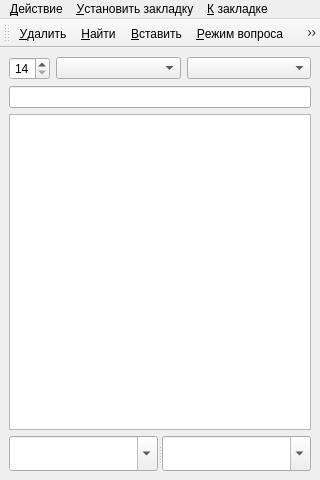
<?xml version="1.0" encoding="UTF-8"?>
<ui version="4.0">
 <class>QPrabhupadaDictionaryWindow</class>
 <widget class="QMainWindow" name="QPrabhupadaDictionaryWindow">
  <property name="geometry">
   <rect>
    <x>0</x>
    <y>0</y>
    <width>320</width>
    <height>480</height>
   </rect>
  </property>
  <property name="minimumSize">
   <size>
    <width>320</width>
    <height>480</height>
   </size>
  </property>
  <property name="windowTitle">
   <string>Словарь Шрилы Прабхупады</string>
  </property>
  <property name="windowIcon">
   <iconset resource="PrabhupadaDictionary.qrc">
    <normaloff>:/Icon/resources/PrabhupadaDictionary.ico</normaloff>:/Icon/resources/PrabhupadaDictionary.ico</iconset>
  </property>
  <property name="whatsThis">
   <string>&lt;!DOCTYPE HTML PUBLIC &quot;-//W3C//DTD HTML 4.0//EN&quot; &quot;http://www.w3.org/TR/REC-html40/strict.dtd&quot;&gt;
&lt;html&gt;&lt;head&gt;&lt;meta name=&quot;qrichtext&quot; content=&quot;1&quot; /&gt;&lt;style type=&quot;text/css&quot;&gt;
p, li { white-space: pre-wrap; }
&lt;/style&gt;&lt;/head&gt;&lt;body style=&quot; font-family:'MS Shell Dlg 2'; font-size:8pt; font-weight:400; font-style:normal;&quot;&gt;
&lt;p style=&quot; margin-top:0px; margin-bottom:0px; margin-left:0px; margin-right:0px; -qt-block-indent:0; text-indent:0px;&quot;&gt;Словарь Его Божественной Милости основателя-ачарьи Международного Общества сознания Кришны Шри Шримад Абхая Чаранаравидны Бхактиведанты Свами Прабхупады!&lt;br /&gt;Познакомиться с его книгами можно на сайте &lt;a href=&quot;https://vedabase.io&quot;&gt;&lt;span style=&quot; text-decoration: underline; color:#0000ff;&quot;&gt;https://vedabase.io!&lt;/span&gt;&lt;/a&gt;&lt;/p&gt;&lt;/body&gt;&lt;/html&gt;</string>
  </property>
  <widget class="QWidget" name="centralwidget">
   <layout class="QVBoxLayout" name="vlPrabhuadaMain">
    <item>
     <layout class="QHBoxLayout" name="horizontalLayoutLanguage" stretch="1,3,3">
      <item>
       <widget class="QSpinBox" name="sbFontSize">
        <property name="focusPolicy">
         <enum>Qt::WheelFocus</enum>
        </property>
        <property name="toolTip">
         <string>Размер шрифта</string>
        </property>
        <property name="alignment">
         <set>Qt::AlignCenter</set>
        </property>
        <property name="minimum">
         <number>14</number>
        </property>
        <property name="maximum">
         <number>24</number>
        </property>
        <property name="value">
         <number>14</number>
        </property>
       </widget>
      </item>
      <item>
       <widget class="QComboBox" name="ComboBoxLanguage">
        <property name="focusPolicy">
         <enum>Qt::WheelFocus</enum>
        </property>
        <property name="toolTip">
         <string>Язык словаря</string>
        </property>
       </widget>
      </item>
      <item>
       <widget class="QComboBox" name="ComboBoxLanguageUI">
        <property name="focusPolicy">
         <enum>Qt::WheelFocus</enum>
        </property>
        <property name="toolTip">
         <string>&lt;html&gt;&lt;head/&gt;&lt;body&gt;&lt;p&gt;Язык программы словаря&lt;br/&gt;Шрилы Прабхупады&lt;/p&gt;&lt;/body&gt;&lt;/html&gt;</string>
        </property>
       </widget>
      </item>
     </layout>
    </item>
    <item>
     <layout class="QHBoxLayout" name="horizontalLayoutRow">
      <item>
       <widget class="QLineEdit" name="lineEditRowIndicator">
        <property name="focusPolicy">
         <enum>Qt::NoFocus</enum>
        </property>
        <property name="toolTip">
         <string>Текущая строка / всего строк</string>
        </property>
        <property name="whatsThis">
         <string>&lt;html&gt;&lt;head/&gt;&lt;body&gt;&lt;p&gt;Индикатор, который показывает номер текущей строки, а также общее количество строк в таблице!&lt;/p&gt;&lt;/body&gt;&lt;/html&gt;</string>
        </property>
        <property name="alignment">
         <set>Qt::AlignRight|Qt::AlignTrailing|Qt::AlignVCenter</set>
        </property>
        <property name="readOnly">
         <bool>true</bool>
        </property>
       </widget>
      </item>
     </layout>
    </item>
    <item>
     <layout class="QVBoxLayout" name="vlDictionary">
      <item>
       <widget class="QTableView" name="tbvPrabhupadaDictionary">
        <property name="font">
         <font>
          <family>Gaura Times</family>
          <pointsize>14</pointsize>
         </font>
        </property>
        <property name="tabKeyNavigation">
         <bool>false</bool>
        </property>
        <property name="sortingEnabled">
         <bool>true</bool>
        </property>
        <attribute name="horizontalHeaderCascadingSectionResizes">
         <bool>false</bool>
        </attribute>
        <attribute name="horizontalHeaderStretchLastSection">
         <bool>false</bool>
        </attribute>
       </widget>
      </item>
      <item>
       <widget class="QSplitter" name="splSanskritTranslate">
        <property name="orientation">
         <enum>Qt::Horizontal</enum>
        </property>
        <property name="childrenCollapsible">
         <bool>false</bool>
        </property>
        <widget class="QComboBox" name="ComboBoxSanskrit">
         <property name="font">
          <font>
           <family>Gaura Times</family>
           <pointsize>14</pointsize>
          </font>
         </property>
         <property name="toolTip">
          <string>&lt;html&gt;&lt;head/&gt;&lt;body&gt;&lt;p&gt;Поиск по санскриту!&lt;/p&gt;&lt;/body&gt;&lt;/html&gt;</string>
         </property>
         <property name="whatsThis">
          <string>&lt;html&gt;&lt;head/&gt;&lt;body&gt;&lt;p&gt;Поиск по санскриту!&lt;/p&gt;&lt;p&gt;Можно использовать регулярные выражения!&lt;/p&gt;&lt;/body&gt;&lt;/html&gt;</string>
         </property>
         <property name="editable">
          <bool>true</bool>
         </property>
        </widget>
        <widget class="QComboBox" name="ComboBoxTranslate">
         <property name="font">
          <font>
           <family>Gaura Times</family>
           <pointsize>14</pointsize>
          </font>
         </property>
         <property name="toolTip">
          <string>&lt;html&gt;&lt;head/&gt;&lt;body&gt;&lt;p&gt;Поиск по переводу!&lt;/p&gt;&lt;/body&gt;&lt;/html&gt;</string>
         </property>
         <property name="whatsThis">
          <string>&lt;html&gt;&lt;head/&gt;&lt;body&gt;&lt;p&gt;Поиск по переводу!&lt;/p&gt;&lt;p&gt;Можно использовать регулярные выражения!&lt;/p&gt;&lt;/body&gt;&lt;/html&gt;</string>
         </property>
         <property name="editable">
          <bool>true</bool>
         </property>
        </widget>
       </widget>
      </item>
     </layout>
    </item>
   </layout>
  </widget>
  <widget class="QMenuBar" name="mbPrabupadaDictionary">
   <property name="geometry">
    <rect>
     <x>0</x>
     <y>0</y>
     <width>320</width>
     <height>22</height>
    </rect>
   </property>
   <property name="sizePolicy">
    <sizepolicy hsizetype="MinimumExpanding" vsizetype="MinimumExpanding">
     <horstretch>0</horstretch>
     <verstretch>0</verstretch>
    </sizepolicy>
   </property>
   <widget class="QMenu" name="menuAction">
    <property name="title">
     <string>&amp;Действие</string>
    </property>
    <addaction name="actionFind"/>
    <addaction name="actionCaseSensitive"/>
    <addaction name="actionDelete"/>
    <addaction name="actionInsert"/>
    <addaction name="actionRemove_Duplicates"/>
    <addaction name="actionWhats_This_mode"/>
    <addaction name="actionGoToRow"/>
    <addaction name="actionAbout"/>
    <addaction name="ActionSaveAllLetterToFile"/>
    <addaction name="actionRegularExpression"/>
    <addaction name="actionAutoPercentBegin"/>
    <addaction name="actionAutoPercentEnd"/>
   </widget>
   <widget class="QMenu" name="menuSet_Bookmark">
    <property name="title">
     <string>&amp;Установить закладку</string>
    </property>
    <addaction name="actionSet_Bookmark_0"/>
    <addaction name="actionSet_Bookmark_1"/>
    <addaction name="actionSet_Bookmark_2"/>
    <addaction name="actionSet_Bookmark_3"/>
    <addaction name="actionSet_Bookmark_4"/>
    <addaction name="actionSet_Bookmark_5"/>
    <addaction name="actionSet_Bookmark_6"/>
    <addaction name="actionSet_Bookmark_7"/>
    <addaction name="actionSet_Bookmark_8"/>
    <addaction name="actionSet_Bookmark_9"/>
    <addaction name="actionDeleteAllBookmarks"/>
   </widget>
   <widget class="QMenu" name="menuGo_Bookmarks">
    <property name="title">
     <string>&amp;К закладке</string>
    </property>
    <addaction name="actionGo_to_bookmark_0"/>
    <addaction name="actionGo_to_bookmark_1"/>
    <addaction name="actionGo_to_bookmark_2"/>
    <addaction name="actionGo_to_bookmark_3"/>
    <addaction name="actionGo_to_bookmark_4"/>
    <addaction name="actionGo_to_bookmark_5"/>
    <addaction name="actionGo_to_bookmark_6"/>
    <addaction name="actionGo_to_bookmark_7"/>
    <addaction name="actionGo_to_bookmark_8"/>
    <addaction name="actionGo_to_bookmark_9"/>
   </widget>
   <addaction name="menuAction"/>
   <addaction name="menuSet_Bookmark"/>
   <addaction name="menuGo_Bookmarks"/>
  </widget>
  <widget class="QToolBar" name="tbPrabhupada">
   <property name="windowTitle">
    <string>toolBar</string>
   </property>
   <property name="orientation">
    <enum>Qt::Horizontal</enum>
   </property>
   <property name="toolButtonStyle">
    <enum>Qt::ToolButtonFollowStyle</enum>
   </property>
   <property name="floatable">
    <bool>true</bool>
   </property>
   <attribute name="toolBarArea">
    <enum>TopToolBarArea</enum>
   </attribute>
   <attribute name="toolBarBreak">
    <bool>false</bool>
   </attribute>
   <addaction name="actionDelete"/>
   <addaction name="actionFind"/>
   <addaction name="actionInsert"/>
   <addaction name="actionWhats_This_mode"/>
   <addaction name="actionCaseSensitive"/>
   <addaction name="actionRemove_Duplicates"/>
   <addaction name="actionGoToRow"/>
   <addaction name="actionAbout"/>
   <addaction name="actionRegularExpression"/>
   <addaction name="actionAutoPercentBegin"/>
   <addaction name="actionAutoPercentEnd"/>
   <addaction name="actionDeleteAllBookmarks"/>
  </widget>
  <action name="actionFind">
   <property name="icon">
    <iconset resource="PrabhupadaDictionary.qrc">
     <normaloff>:/ToolButton/resources/Find.png</normaloff>:/ToolButton/resources/Find.png</iconset>
   </property>
   <property name="text">
    <string>&amp;Найти</string>
   </property>
   <property name="iconText">
    <string>&amp;Найти</string>
   </property>
   <property name="shortcut">
    <string>Return</string>
   </property>
   <property name="iconVisibleInMenu">
    <bool>true</bool>
   </property>
  </action>
  <action name="actionCaseSensitive">
   <property name="checkable">
    <bool>true</bool>
   </property>
   <property name="icon">
    <iconset resource="PrabhupadaDictionary.qrc">
     <normaloff>:/ToolButton/resources/CaseSensitive.png</normaloff>:/ToolButton/resources/CaseSensitive.png</iconset>
   </property>
   <property name="text">
    <string>&amp;Различать регистр</string>
   </property>
   <property name="iconText">
    <string>&amp;Различать регистр</string>
   </property>
  </action>
  <action name="actionDelete">
   <property name="icon">
    <iconset resource="PrabhupadaDictionary.qrc">
     <normaloff>:/ToolButton/resources/Delete.png</normaloff>:/ToolButton/resources/Delete.png</iconset>
   </property>
   <property name="text">
    <string>&amp;Удалить</string>
   </property>
   <property name="iconText">
    <string>&amp;Удалить</string>
   </property>
   <property name="shortcut">
    <string>Ctrl+Del</string>
   </property>
  </action>
  <action name="actionInsert">
   <property name="icon">
    <iconset resource="PrabhupadaDictionary.qrc">
     <normaloff>:/ToolButton/resources/Insert.png</normaloff>:/ToolButton/resources/Insert.png</iconset>
   </property>
   <property name="text">
    <string>&amp;Вставить</string>
   </property>
   <property name="iconText">
    <string>&amp;Вставить</string>
   </property>
   <property name="shortcut">
    <string>Ctrl+Ins</string>
   </property>
  </action>
  <action name="actionRemove_Duplicates">
   <property name="icon">
    <iconset resource="PrabhupadaDictionary.qrc">
     <normaloff>:/ToolButton/resources/RemoveDuplicates.png</normaloff>:/ToolButton/resources/RemoveDuplicates.png</iconset>
   </property>
   <property name="text">
    <string>Удалить &amp;дубликаты</string>
   </property>
   <property name="iconText">
    <string>Удалить &amp;дубликаты</string>
   </property>
  </action>
  <action name="actionSet_Bookmark_0">
   <property name="text">
    <string>Установить закладку &amp;0</string>
   </property>
   <property name="shortcut">
    <string>Ctrl+0</string>
   </property>
  </action>
  <action name="actionSet_Bookmark_1">
   <property name="text">
    <string>Установить закладку &amp;1</string>
   </property>
   <property name="shortcut">
    <string>Ctrl+1</string>
   </property>
  </action>
  <action name="actionSet_Bookmark_2">
   <property name="text">
    <string>Установить закладку &amp;2</string>
   </property>
   <property name="shortcut">
    <string>Ctrl+2</string>
   </property>
  </action>
  <action name="actionSet_Bookmark_3">
   <property name="text">
    <string>Установить закладку &amp;3</string>
   </property>
   <property name="shortcut">
    <string>Ctrl+3</string>
   </property>
  </action>
  <action name="actionSet_Bookmark_4">
   <property name="text">
    <string>Установить закладку &amp;4</string>
   </property>
   <property name="shortcut">
    <string>Ctrl+4</string>
   </property>
  </action>
  <action name="actionSet_Bookmark_5">
   <property name="text">
    <string>Установить закладку &amp;5</string>
   </property>
   <property name="shortcut">
    <string>Ctrl+5</string>
   </property>
  </action>
  <action name="actionSet_Bookmark_6">
   <property name="text">
    <string>Установить закладку &amp;6</string>
   </property>
   <property name="shortcut">
    <string>Ctrl+6</string>
   </property>
  </action>
  <action name="actionSet_Bookmark_7">
   <property name="text">
    <string>Установить закладку &amp;7</string>
   </property>
   <property name="shortcut">
    <string>Ctrl+7</string>
   </property>
  </action>
  <action name="actionSet_Bookmark_8">
   <property name="text">
    <string>Установить закладку &amp;8</string>
   </property>
   <property name="shortcut">
    <string>Ctrl+8</string>
   </property>
  </action>
  <action name="actionSet_Bookmark_9">
   <property name="text">
    <string>Установить закладку &amp;9</string>
   </property>
   <property name="shortcut">
    <string>Ctrl+9</string>
   </property>
  </action>
  <action name="actionGo_to_bookmark_0">
   <property name="text">
    <string>К закладке &amp;0</string>
   </property>
   <property name="shortcut">
    <string>Alt+0</string>
   </property>
  </action>
  <action name="actionGo_to_bookmark_1">
   <property name="text">
    <string>К закладке &amp;1</string>
   </property>
   <property name="shortcut">
    <string>Alt+1</string>
   </property>
  </action>
  <action name="actionGo_to_bookmark_2">
   <property name="text">
    <string>К закладке &amp;2</string>
   </property>
   <property name="shortcut">
    <string>Alt+2</string>
   </property>
  </action>
  <action name="actionGo_to_bookmark_3">
   <property name="text">
    <string>К закладке &amp;3</string>
   </property>
   <property name="shortcut">
    <string>Alt+3</string>
   </property>
  </action>
  <action name="actionGo_to_bookmark_4">
   <property name="text">
    <string>К закладке &amp;4</string>
   </property>
   <property name="shortcut">
    <string>Alt+4</string>
   </property>
  </action>
  <action name="actionGo_to_bookmark_5">
   <property name="text">
    <string>К закладке &amp;5</string>
   </property>
   <property name="shortcut">
    <string>Alt+5</string>
   </property>
  </action>
  <action name="actionGo_to_bookmark_6">
   <property name="text">
    <string>К закладке &amp;6</string>
   </property>
   <property name="shortcut">
    <string>Alt+6</string>
   </property>
  </action>
  <action name="actionGo_to_bookmark_7">
   <property name="text">
    <string>К закладке &amp;7</string>
   </property>
   <property name="shortcut">
    <string>Alt+7</string>
   </property>
  </action>
  <action name="actionGo_to_bookmark_8">
   <property name="text">
    <string>К закладке &amp;8</string>
   </property>
   <property name="shortcut">
    <string>Alt+8</string>
   </property>
  </action>
  <action name="actionGo_to_bookmark_9">
   <property name="text">
    <string>К закладке &amp;9</string>
   </property>
   <property name="shortcut">
    <string>Alt+9</string>
   </property>
  </action>
  <action name="actionWhats_This_mode">
   <property name="icon">
    <iconset resource="PrabhupadaDictionary.qrc">
     <normaloff>:/ToolButton/resources/WhatsThis.png</normaloff>:/ToolButton/resources/WhatsThis.png</iconset>
   </property>
   <property name="text">
    <string>&amp;Режим вопроса</string>
   </property>
   <property name="iconText">
    <string>&amp;Режим вопроса</string>
   </property>
   <property name="shortcut">
    <string>Ctrl+F1</string>
   </property>
  </action>
  <action name="actionGoToRow">
   <property name="icon">
    <iconset resource="PrabhupadaDictionary.qrc">
     <normaloff>:/ToolButton/resources/GoToRow.png</normaloff>:/ToolButton/resources/GoToRow.png</iconset>
   </property>
   <property name="text">
    <string>&amp;Перейти к строке</string>
   </property>
   <property name="shortcut">
    <string>Ctrl+G</string>
   </property>
  </action>
  <action name="actionAbout">
   <property name="icon">
    <iconset resource="PrabhupadaDictionary.qrc">
     <normaloff>:/ToolButton/resources/About.png</normaloff>:/ToolButton/resources/About.png</iconset>
   </property>
   <property name="text">
    <string>&amp;О программе</string>
   </property>
   <property name="iconText">
    <string>&amp;О программе</string>
   </property>
   <property name="shortcut">
    <string>F1</string>
   </property>
  </action>
  <action name="ActionSaveAllLetterToFile">
   <property name="icon">
    <iconset resource="PrabhupadaDictionary.qrc">
     <normaloff>:/ToolButton/resources/SaveBukva.png</normaloff>:/ToolButton/resources/SaveBukva.png</iconset>
   </property>
   <property name="text">
    <string>Сохранить буквы в файл</string>
   </property>
  </action>
  <action name="actionDeleteAllBookmarks">
   <property name="icon">
    <iconset resource="PrabhupadaDictionary.qrc">
     <normaloff>:/ToolButton/resources/DeleteAllBookmarks.png</normaloff>:/ToolButton/resources/DeleteAllBookmarks.png</iconset>
   </property>
   <property name="text">
    <string>&amp;Удалить все закладки</string>
   </property>
   <property name="shortcut">
    <string>Ctrl+Alt+0</string>
   </property>
  </action>
  <action name="actionRegularExpression">
   <property name="checkable">
    <bool>true</bool>
   </property>
   <property name="icon">
    <iconset resource="PrabhupadaDictionary.qrc">
     <normaloff>:/ToolButton/resources/RegularExpression.png</normaloff>:/ToolButton/resources/RegularExpression.png</iconset>
   </property>
   <property name="text">
    <string>Регулярные выра&amp;жения</string>
   </property>
   <property name="iconText">
    <string>Регулярные выражения</string>
   </property>
  </action>
  <action name="actionAutoPercentBegin">
   <property name="checkable">
    <bool>true</bool>
   </property>
   <property name="icon">
    <iconset resource="PrabhupadaDictionary.qrc">
     <normaloff>:/ToolButton/resources/AutoPercentBegin.png</normaloff>:/ToolButton/resources/AutoPercentBegin.png</iconset>
   </property>
   <property name="text">
    <string>Авто % в на&amp;чале</string>
   </property>
   <property name="iconText">
    <string>Авто % в начале</string>
   </property>
  </action>
  <action name="actionAutoPercentEnd">
   <property name="checkable">
    <bool>true</bool>
   </property>
   <property name="icon">
    <iconset resource="PrabhupadaDictionary.qrc">
     <normaloff>:/ToolButton/resources/AutoPercentEnd.png</normaloff>:/ToolButton/resources/AutoPercentEnd.png</iconset>
   </property>
   <property name="text">
    <string>Авто % в кон&amp;це</string>
   </property>
   <property name="iconText">
    <string>Авто % в конце</string>
   </property>
  </action>
 </widget>
 <tabstops>
  <tabstop>sbFontSize</tabstop>
  <tabstop>ComboBoxLanguage</tabstop>
  <tabstop>ComboBoxLanguageUI</tabstop>
  <tabstop>lineEditRowIndicator</tabstop>
  <tabstop>tbvPrabhupadaDictionary</tabstop>
  <tabstop>ComboBoxSanskrit</tabstop>
  <tabstop>ComboBoxTranslate</tabstop>
 </tabstops>
 <resources>
  <include location="PrabhupadaDictionary.qrc"/>
 </resources>
 <connections/>
</ui>
